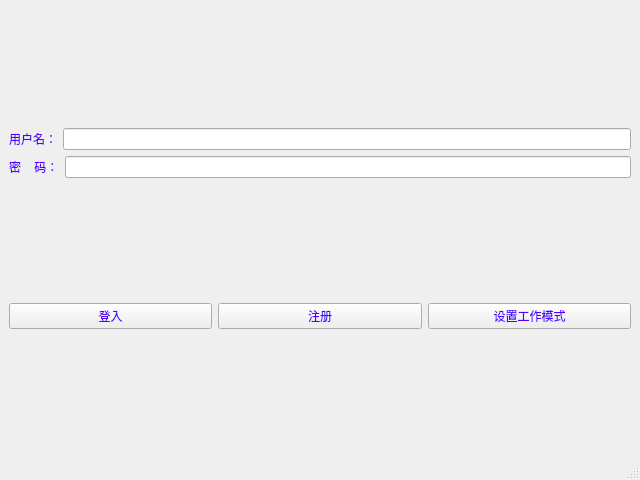
<?xml version="1.0" encoding="UTF-8"?>
<ui version="4.0">
 <class>fxxkyou</class>
 <widget class="QMainWindow" name="fxxkyou">
  <property name="geometry">
   <rect>
    <x>0</x>
    <y>0</y>
    <width>640</width>
    <height>480</height>
   </rect>
  </property>
  <property name="windowTitle">
   <string>MainWindow</string>
  </property>
  <widget class="QWidget" name="centralwidget">
   <layout class="QVBoxLayout" name="verticalLayout_2">
    <item>
     <layout class="QVBoxLayout" name="verticalLayout">
      <item>
       <layout class="QHBoxLayout" name="horizontalLayout">
        <item>
         <widget class="QLabel" name="label">
          <property name="styleSheet">
           <string notr="true">font: 20pt &quot;Cambria&quot;;
color: rgb(85, 0, 255)</string>
          </property>
          <property name="text">
           <string>用户名：</string>
          </property>
         </widget>
        </item>
        <item>
         <widget class="QLineEdit" name="lineEdit">
          <property name="styleSheet">
           <string notr="true">font: 20pt &quot;Cambria&quot;;
</string>
          </property>
         </widget>
        </item>
       </layout>
      </item>
      <item>
       <layout class="QHBoxLayout" name="horizontalLayout_2">
        <item>
         <widget class="QLabel" name="label_2">
          <property name="styleSheet">
           <string notr="true">font: 20pt &quot;Cambria&quot;;
color: rgb(85, 0, 255)</string>
          </property>
          <property name="text">
           <string>密    码：</string>
          </property>
         </widget>
        </item>
        <item>
         <widget class="QLineEdit" name="lineEdit_2">
          <property name="styleSheet">
           <string notr="true">font: 20pt &quot;Cambria&quot;;
</string>
          </property>
          <property name="echoMode">
           <enum>QLineEdit::Password</enum>
          </property>
         </widget>
        </item>
       </layout>
      </item>
     </layout>
    </item>
    <item>
     <layout class="QHBoxLayout" name="horizontalLayout_3">
      <item>
       <widget class="QPushButton" name="pushButton">
        <property name="styleSheet">
         <string notr="true">font: 20pt &quot;Cambria&quot;;
color: rgb(85, 0, 255)</string>
        </property>
        <property name="text">
         <string>登入</string>
        </property>
       </widget>
      </item>
      <item>
       <widget class="QPushButton" name="pushButton_2">
        <property name="styleSheet">
         <string notr="true">font: 20pt &quot;Cambria&quot;;
color: rgb(85, 0, 255)</string>
        </property>
        <property name="text">
         <string>注册</string>
        </property>
       </widget>
      </item>
      <item>
       <widget class="QPushButton" name="pushButton_3">
        <property name="styleSheet">
         <string notr="true">font: 20pt &quot;Cambria&quot;;
color: rgb(85, 0, 255)</string>
        </property>
        <property name="text">
         <string>设置工作模式</string>
        </property>
       </widget>
      </item>
     </layout>
    </item>
   </layout>
  </widget>
  <widget class="QMenuBar" name="menubar">
   <property name="geometry">
    <rect>
     <x>0</x>
     <y>0</y>
     <width>640</width>
     <height>26</height>
    </rect>
   </property>
  </widget>
  <widget class="QStatusBar" name="statusbar"/>
 </widget>
 <resources/>
 <connections/>
</ui>
